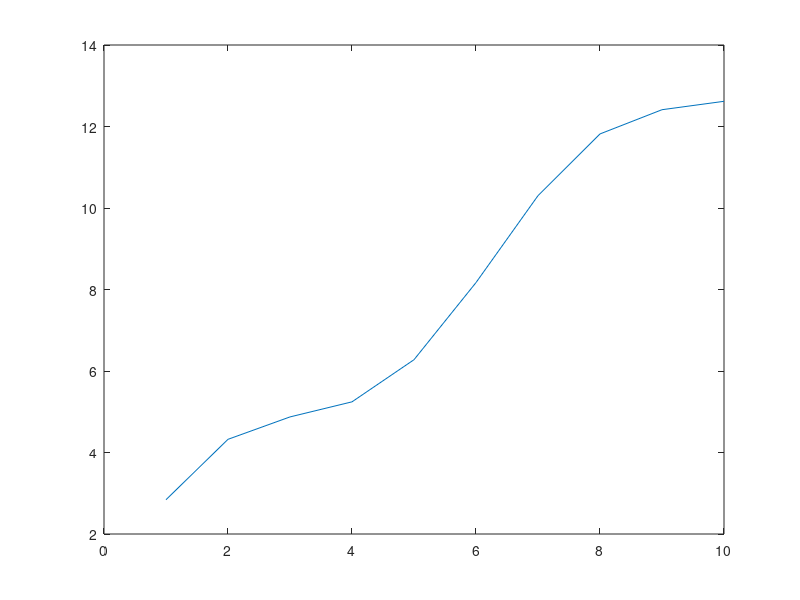

Recreate this plot in MATLAB. (Note: this script raises an error after producing the figure.)
%% Adaptive spline on simple data
xx = 1: 10;
yy = xx + sqrt(xx) + sin(xx);
plot(xx, yy);

anchors = [4, 7];
bc = [2, 20];
[ derivatives ] = anchorSpline( xx, yy, anchors, bc );

